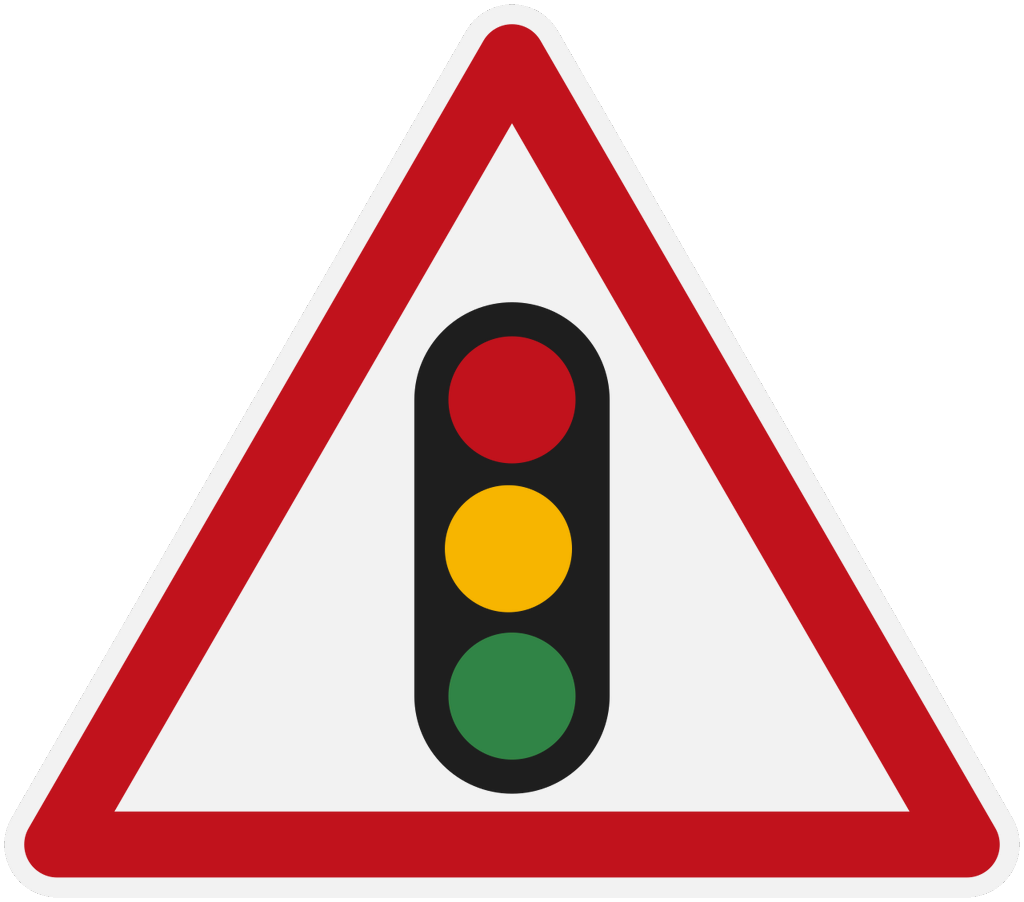
#> input picture assets/specs/panneaux/faces/A17.png, 1024 x 902 px, given in place of B21a1.png, which was not available
$ python planches_controle.py
#> lines starting #> are read from the running program, lines starting #| are printed output that depends on the picture; pictures that were not available may be replaced by others from this repository, and a replacement may not be noted
#!/usr/bin/env python3
"""Planches de contrôle 1000x1000 : face rasterisée (assets/specs/panneaux/faces) à côté d'extraits
des photos Panoramax du site montrant le MÊME panneau (data/raw/panoramax/...).

Sortie : assets/qa/panneaux_feux/<nom>.jpg (JPEG q85, 1000x1000).
Les extraits sont pris dans l'image HD d'origine (coordonnées pixel HD : boîtes des annotations
Panoramax ou relevées sur les tuiles 1000x1000), agrandis pour remplir leur cadre.
Usage : python3 assets/specs/panneaux/planches_controle.py [--seulement NOM,...]
"""
import argparse
from pathlib import Path

from PIL import Image, ImageDraw, ImageFont

ICI = Path(__file__).resolve().parent
RACINE = ICI.parents[2]
FACES = ICI / "faces"
PX = RACINE / "data/raw/panoramax"
SORTIE = RACINE / "assets/qa/panneaux_feux"
F = "/usr/share/fonts/truetype/dejavu/DejaVuSans.ttf"
FB = "/usr/share/fonts/truetype/dejavu/DejaVuSans-Bold.ttf"


def photo(nom):
    for d in (PX / "paquet_jardin", PX / "complements"):
        c = sorted(d.glob(f"{nom}*_hd.jpg"))
        if c:
            return c[0]
    raise FileNotFoundError(nom)


# nom de planche : (titre, [faces], [(photo, (x0, y0, x1, y1) en px HD, légende)])
PLANCHES = {
    "B21a1": ("panneau_B21a1 — disque B21a1 Ø ≈ 450 sur balise d'îlot souple", ["B21a1"], [
        ("2025-05-18_119d9094", (505, 1525, 625, 1645), "2025-05-18 119d9094 : îlot pavé (corps blanc, embase noire)"),
        ("2025-05-18_31d16b8e", (213, 1509, 273, 1569), "2025-05-18 31d16b8e (annotation FR:B21a1)")]),
    "J5": ("panneau_J5 — balise de tête d'îlot (carré 700 probable)", ["J5"], [
        ("2025-08-31_fdc59178", (560, 1040, 780, 1260), "2025-08-31 fdc59178 : nez du TPC de Verdun NE"),
        ("2025-05-18_734a0da6", (365, 1526, 455, 1616), "2025-05-18 734a0da6 (annotation FR:J5)")]),
    "C113": ("panneau_C113 — piste cyclable conseillée (carré 500)", ["C113"], [
        ("2025-08-31_78424004", (3020, 430, 3400, 810), "2025-08-31 78424004 (annotation FR:C113)"),
        ("2025-05-18_e5d79de9", (4785, 1308, 4945, 1468), "2025-05-18 e5d79de9 : début piste NE")]),
    "mat_reviree_C114_AB3a_M9c": ("Mât chemin du Ruisseau : C114 + AB3a + M9c", ["C114", "AB3a", "M9c"], [
        ("2025-08-31_10ec04d5", (3700, 940, 3960, 1250), "2025-08-31 10ec04d5 (annotations FR:C114, FR:AB3a)"),
        ("2025-05-18_e5d79de9", (4110, 1330, 4260, 1480), "2025-05-18 e5d79de9 (annotation FR:C114)")]),
    "mats_acces_NE_B2b_B1_B2a_AB3a": ("Accès NE : mât B2b + B1 et mât B2a + AB3a + M9c", ["B2b", "B1", "B2a", "AB3a", "M9c"], [
        ("2025-08-31_bb9c05ff", (2250, 690, 2550, 1170), "2025-08-31 bb9c05ff (annotations B2b, B1, B2a, AB3a)"),
        ("2025-08-31_9ef861d4", (3440, 340, 3760, 780), "2025-08-31 9ef861d4 (annotation FR:B2a)")]),
    "AB3a_AB4_allee_horloge": ("Sortie allée des Mitaillères / L'Horloge : AB3a et AB4 (STOP)", ["AB3a", "AB4"], [
        ("2026-07-28_f8d91bb1", (3520, 1395, 3640, 1515), "2026-07-28 f8d91bb1 : AB3a (annotation FR:AB3)"),
        ("2026-07-28_f8d91bb1", (3420, 1395, 3500, 1475), "2026-07-28 f8d91bb1 : AB4 au loin (≈ 1,3°)")]),
    "B1_horloge": ("panneau_B1 — sens interdit (sortie parking L'Horloge, gamme miniature probable)", ["B1"], [
        ("2026-07-28_ffc2e8ac", (700, 1290, 865, 1455), "2026-07-28 ffc2e8ac (annotation FR:B1)"),
        ("2026-07-28_05089869", (36, 1336, 116, 1416), "2026-07-28 05089869 (annotation FR:B1)")]),
    "B6a1_C13a": ("B6a1 + C13a (portrait observé ; carré IISR en bas), candélabre 0456", ["B6a1", "C13a_portrait", "C13a"], [
        ("2026-07-28_ded07efa", (5560, 1250, 5760, 1450), "2026-07-28 ded07efa : B6a1 + C13a (portrait)"),
        ("2026-07-28_ded07efa", (1955, 1320, 2075, 1440), "2026-07-28 ded07efa : B6a1 parking L'Horloge")]),
    "A17": ("panneau_A17 — annonce de feux (triangle 700) sur candélabre, approche NE", ["A17"], [
        ("2025-08-31_f6297e9f", (2400, 820, 2820, 1240), "2025-08-31 f6297e9f (complément, annotation FR:A17)")]),
    "M12a": ("panneau_M12a (probable) — panonceau sous le feu du Vercors", ["M12a"], [
        ("2025-01-12_a1ffea74", (820, 1460, 920, 1560), "2025-01-12 a1ffea74 : panonceau triangulaire (illisible)")]),
    "D21a": ("panneau_D21a_la_reviree_college + panneau_D21a_commerces_reviree", ["D21a_la_reviree_college", "D21a_commerces_reviree"], [
        ("2025-08-31_ab4cfacd", (2225, 850, 2485, 1050), "2025-08-31 ab4cfacd : refuge de la Revirée")]),
    "plaque_rue": ("plaque_rue_avenue_de_verdun — sur le mât de feux n° 3150", ["plaque_rue_avenue_de_verdun"], [
        ("2024-08-24_2ab4efbc", (3850, 1100, 4100, 1350), "2024-08-24 2ab4efbc")]),
    "chantier_B2b_AK5_chevrons": ("Chantier (scénarios travaux) : B2b fond jaune, AK5, chevrons", ["B2b_temporaire", "AK5", "balise_chevrons_chantier"], [
        ("2025-08-31_1d999186", (85, 1027, 185, 1127), "2025-08-31 1d999186 : B2b sur fond jaune"),
        ("2020-05-21_0fe67f82", (1750, 1135, 1910, 1295), "2020-05-21 0fe67f82 : AK5 sur chevalet"),
        ("2025-08-31_ab4cfacd", (1930, 1110, 2170, 1290), "2025-08-31 ab4cfacd : chevrons")]),
}


def coller(fond, im, boite):
    x0, y0, x1, y1 = boite
    im = im.copy()
    k = min((x1 - x0) / im.size[0], (y1 - y0) / im.size[1])
    im = im.resize((max(1, int(im.size[0] * k)), max(1, int(im.size[1] * k))), Image.LANCZOS)
    pos = (x0 + (x1 - x0 - im.size[0]) // 2, y0 + (y1 - y0 - im.size[1]) // 2)
    if im.mode == "RGBA":
        fond.paste(im, pos, im)
    else:
        fond.paste(im, pos)
    return pos, im.size


def planche(nom, titre, faces, photos):
#> called with nom = 'B21a1'
    W = 1000
    can = Image.new("RGB", (W, W), (40, 44, 48))
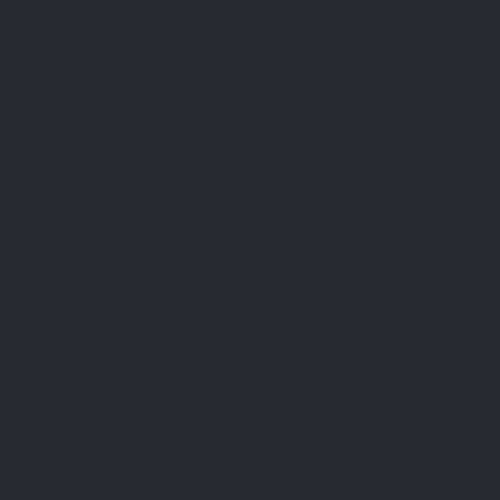
#> can: PIL image 1000x1000 RGB (shown at 1/2 size); mean R, G, B 40, 44, 48
    d = ImageDraw.Draw(can)
    d.text((14, 12), titre, font=ImageFont.truetype(FB, 20), fill=(240, 240, 240))
    d.text((14, 40), "gauche : face rasterisée (assets/specs/panneaux/faces)   droite : photo réelle du site",
           font=ImageFont.truetype(F, 14), fill=(180, 180, 180))
    # colonne faces
    d.rectangle((10, 66, 380, 990), fill=(128, 132, 136))
    n = len(faces)
    h = (990 - 66 - 10) // n
    for i, f in enumerate(faces):
        y0 = 72 + i * h
        im = Image.open(FACES / f"{f}.png").convert("RGBA")
#> im is the input picture: PIL image 1024x902 RGBA; mean R, G, B, A 123.5, 87.7, 86.4, 141.5
        coller(can, im, (24, y0 + 4, 366, y0 + h - 30))
#> in coller, `fond.paste(im, pos, im)`:
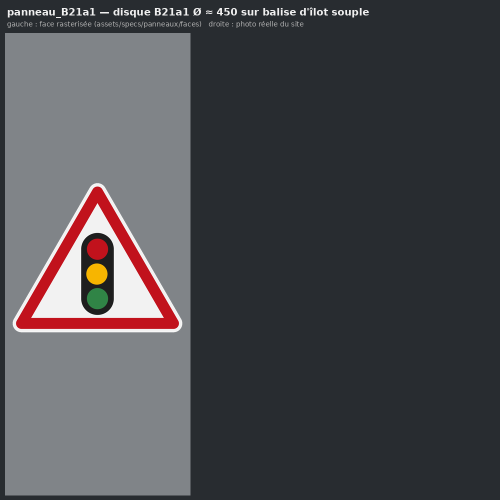
#> fond: PIL image 1000x1000 RGB (shown at 1/2 size); mean R, G, B 75.3, 75.3, 78.9
        d.text((24, y0 + h - 26), f"{f}.png  {im.size[0]}x{im.size[1]}", font=ImageFont.truetype(F, 14), fill=(20, 20, 20))
    # colonne photos
    m = len(photos)
    hp = (990 - 66 - 10) // m
    for j, (nm, box, leg) in enumerate(photos):
        y0 = 66 + j * (hp + 5)
        src = Image.open(photo(nm)).convert("RGB").crop(box)
        coller(can, src, (392, y0, 990, y0 + hp - 26))
        d.text((396, y0 + hp - 22), leg + f"  [px HD {box[0]}-{box[2]} x {box[1]}-{box[3]}]",
               font=ImageFont.truetype(F, 13), fill=(230, 230, 230))
    SORTIE.mkdir(parents=True, exist_ok=True)
    out = SORTIE / f"planche_{nom}.jpg"
    can.save(out, quality=85, optimize=True)
    return out


# ------------------------------------------------------------------ feux
FEUX_TYPES = [
    ("2025-05-18_e5d79de9", (4280, 980, 4760, 1460), "R11v de dos : 3 modules gris clair, visières noires"),
    ("2025-05-18_9834f494", (2395, 1245, 2525, 1375), "R11v de face (approche NE, au vert), mât sombre"),
    ("2025-05-18_e5d79de9", (4320, 1320, 4510, 1510), "R12 horizontal : 2 figurines côte à côte"),
    ("2024-05-01_3fc0ff2e", (3620, 1100, 4120, 1600), "R12 en module rond (rouge) + tête masquée (2024)"),
    ("2025-05-18_e5d79de9", (4340, 1560, 4660, 1880), "répétiteur Ø 100, bouton, fourreau jaune"),
    ("2025-05-18_31d16b8e", (1960, 1040, 2340, 1660), "mât à crosse, caméra dôme, R11v"),
]


# [44 lines left out: functions planche_feux_types, planche_feux_mesures, not called in this run]


def main():
    ap = argparse.ArgumentParser()
    ap.add_argument("--seulement")
    a = ap.parse_args()
    for nom, (titre, faces, photos) in PLANCHES.items():
        if a.seulement and nom not in a.seulement.split(","):
            continue
        print(planche(nom, titre, faces, photos).relative_to(RACINE))
    if not a.seulement or "feux" in a.seulement:
        print(planche_feux_types().relative_to(RACINE))
        print(planche_feux_mesures().relative_to(RACINE))


if __name__ == "__main__":
#> (the run stopped early here; a loop or call above may not have finished)

$ run again, on assets/specs/panneaux/faces/B21a1.png
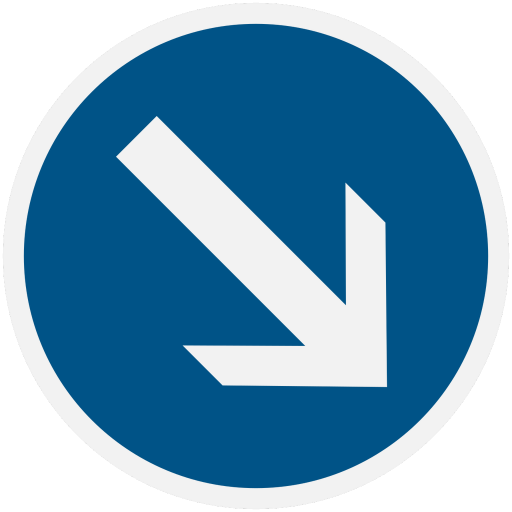
#> input picture assets/specs/panneaux/faces/B21a1.png, 1024 x 1024 px (shown at 1/2 size)
#> in planche, im is the input picture: PIL image 1024x1024 RGBA; mean R, G, B, A 63.9, 108.2, 135.9, 196.1
#> in coller, `im = im.resize((max(1, int(im.size[0] * k)), max(1, int(im.size[1] * k..`:
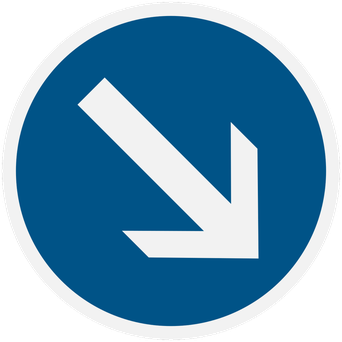
#> im: PIL image 342x342 RGBA; mean R, G, B, A 60.6, 104.8, 132.5, 196.1; transparent parts drawn white
#> in coller, `fond.paste(im, pos, im)`:
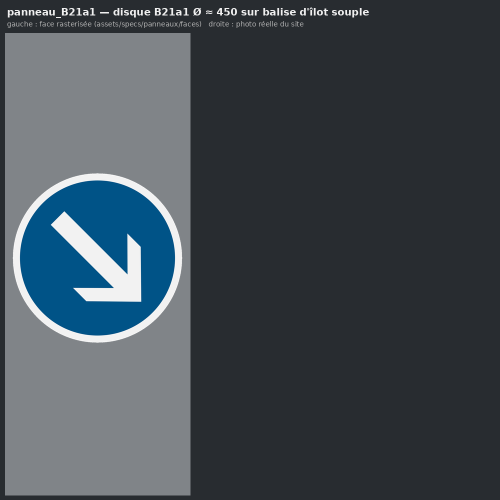
#> fond: PIL image 1000x1000 RGB (shown at 1/2 size); mean R, G, B 66.4, 75.2, 82
